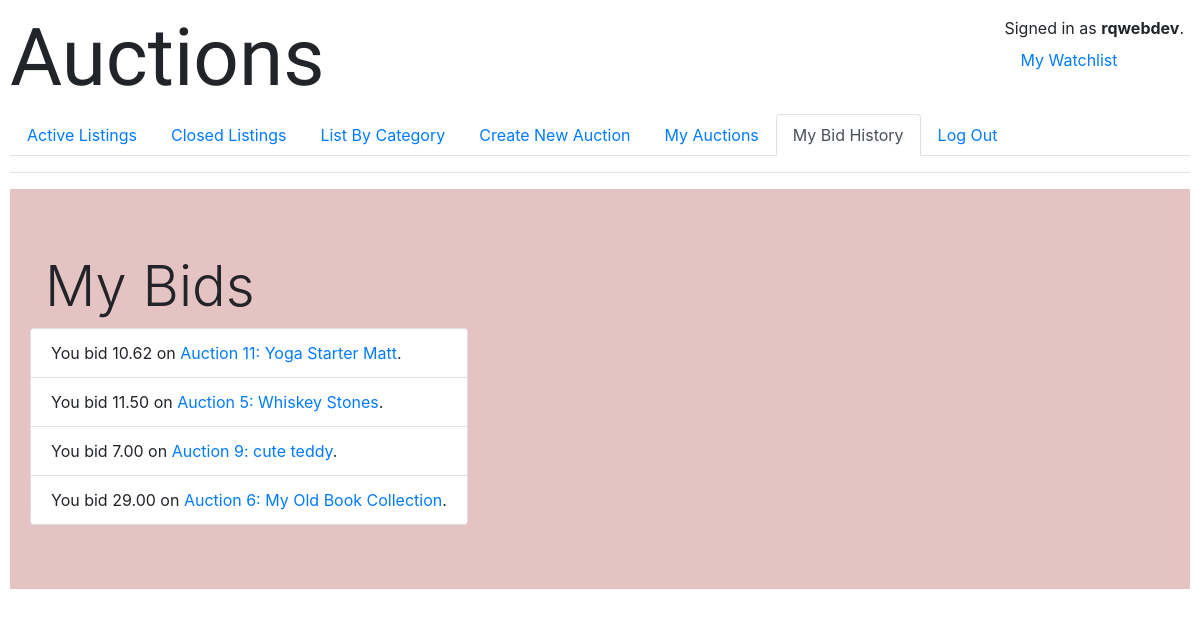
The app's page /bids (signed in) with its own data.
### auctions/models.py (models this page shows, shortened)
class User(AbstractUser):
    watchlist = models.ManyToManyField(
        "Auction", blank=True, default=None)

class Bid(models.Model):
    user = models.ForeignKey(User, on_delete=models.CASCADE)
    bid_price = models.DecimalField(max_digits=19, decimal_places=2, default=0)
    auction = models.ForeignKey(
        Auction, default=None, on_delete=models.CASCADE)

class Auction(models.Model):
    FASHION = 'FA'
    TOYS = 'TO'
    ELECTRONICS = 'EL'
    HOME = 'HO'
    BOOKS = 'BO'
    ENTERTAINMENT = 'EN'
    HEALTH = 'HE'
    INDUSTRY = 'IN'
    AUTOMOTIVE = 'AU'
    FOOD = 'FO'
    OTHER = 'OT'
    categories = [
        (FASHION, "Fashion, Clothing and Accessories"),
        (TOYS, "Children's Toys"),
        (ELECTRONICS, "Electronics"),
        (HOME, 'Home and Garden'),
        (BOOKS, 'Books'),
        (ENTERTAINMENT, 'Films, TV and Games'),
        (HEALTH, 'Health'),
        (INDUSTRY, 'Industry'),
        (AUTOMOTIVE, 'Automotive'),
        (FOOD, 'Food and Drink'),
        (OTHER, 'Other')
    ]
    item_name = models.CharField(max_length=200)
    description = models.TextField(max_length=800)
    start_price = models.DecimalField(max_digits=20, decimal_places=2)
    seller = models.ForeignKey(
        "User", default=None, on_delete=models.CASCADE)
    start_date = models.DateTimeField(default=timezone.now)
    end_date = models.DateTimeField(
        default=(timezone.now()+timezone.timedelta(days=7)))
    photo = models.URLField(
        max_length=400, null=True, blank=True)
    category = models.CharField(
        max_length=2, choices=categories, default=OTHER)
    active = models.BooleanField(default=True)
    def __str__(self):
        return f"Auction {self.id}: {self.item_name}"

### auctions/views.py (the view)
# urls.py: path("bids", views.my_bids, name="my_bids"),
@ login_required(login_url='login')
def my_bids(request):
    all_user_bids = Bid.objects.filter(user=request.user)
    return render(request, "auctions/bids.html", {"user_bids": all_user_bids})

### auctions/templates/auctions/bids.html (shortened to what this page needs)
{% extends "auctions/layout.html" %} {%block title%}Watchlist{%endblock%}
{%block body%}
<div class="jumbotron jumbotron-fluid" style="background-color: #e5c3c3">
  <div class="container">
    <h2 class="display-4">My Bids</h2>
    <div class="row">
      <ul class="list-group">
        {%if user_bids %} {% for bid in user_bids %}
        <li
          class="list-group-item {% if bid.auction.active == False %} list-group-item-dark {%endif%}"
        >
          You bid {{bid.bid_price}} on
          <a href="{% url 'auction' bid.auction.id %}">{{bid.auction}}</a>.
        </li>
        {%endfor %} {%else%}
        <h4 class="ml-4">No bids...</h4>
        {%endif%}
      </ul>
    </div>
  </div>
</div>
{% endblock %}

### auctions/templates/auctions/layout.html (shortened to what this page needs)
{% load static %}
<!DOCTYPE html>
<html lang="en">
  <head>
    <link
      rel="stylesheet"
      href="https://stackpath.bootstrapcdn.com/bootstrap/4.4.1/css/bootstrap.min.css"
    />
    <link href="{% static 'auctions/styles.css' %}" rel="stylesheet" />
  </head>
  <body>
    <h1 style="font-family: 'Qwigley', cursive; font-size: 80px">Auctions</h1>
    <div class="position-absolute" style="top: 1rem; right: 1rem">
      {% if user.is_authenticated %} Signed in as
      <strong>{{ user.username }}</strong>.
      {% with request.resolver_match.url_name as url_name %}
      <div class="nav">
        <li class="nav-item">
          <a
            class="nav-link {% if url_name == 'watchlist' %}active{% endif %}"
            href="{% url 'watchlist' %}"
            >My Watchlist</a
          >
        </li>
      </div>
      {% endwith %} {% else %}
      <div>Not signed in.</div>
      {% endif %}
    </div>
    {% with request.resolver_match.url_name as url_name %}
    <ul class="nav nav-tabs">
      <li class="nav-item">
        <a
          class="nav-link {% if url_name == 'index' %}active{% endif %}"
          href="{% url 'index' %}"
          >Active Listings</a
        >
      </li>
      <li class="nav-item">
        <a
          class="nav-link {% if url_name == 'index_closed' %}active{% endif %}"
          href="{% url 'index_closed' 'closed' %}"
          >Closed Listings</a
        >
      </li>
      <li class="nav-item">
        <a
          class="nav-link {% if url_name == 'categories' %}active{% endif %}"
          href="{% url 'categories' 'OT' %}"
          >List By Category</a
        >
      </li>
      {% if user.is_authenticated %}
      <li class="nav-item">
        <a
          class="nav-link{% if url_name == 'new' %}active{% endif %}"
          href="{% url 'new' %}"
          >Create New Auction</a
        >
      </li>
      <li class="nav-item">
        <a
          class="nav-link {% if url_name == 'my_auctions' %}active{% endif %}"
          href="{% url 'my_auctions' %}"
          >My Auctions</a
        >
      </li>
      <li class="nav-item">
        <a
          class="nav-link {% if url_name == 'my_bids' %}active{% endif %}"
          href="{% url 'my_bids' %}"
          >My Bid History</a
        >
      </li>
      <li class="nav-item">
        <a
          class="nav-link{% if url_name == 'logout' %}active{% endif %}"
          href="{% url 'logout' %}"
          >Log Out</a
        >
      </li>
      {% endif %}
    </ul>
    {% endwith %}
    <hr />
    {% block body %} {% endblock %}
  </body>
</html>

### auctions/static/auctions/styles.css (style rules this page uses)
body { padding: 10px; }

### records on screen
User: username "rqwebdev"
Bid: bid_price "10.62", auction "Auction 11: Yoga Starter Matt"
Bid: bid_price "11.50", auction "Auction 5: Whiskey Stones"
Bid: bid_price "7.00", auction "Auction 9: cute teddy"
Bid: bid_price "29.00", auction "Auction 6: My Old Book Collection"
